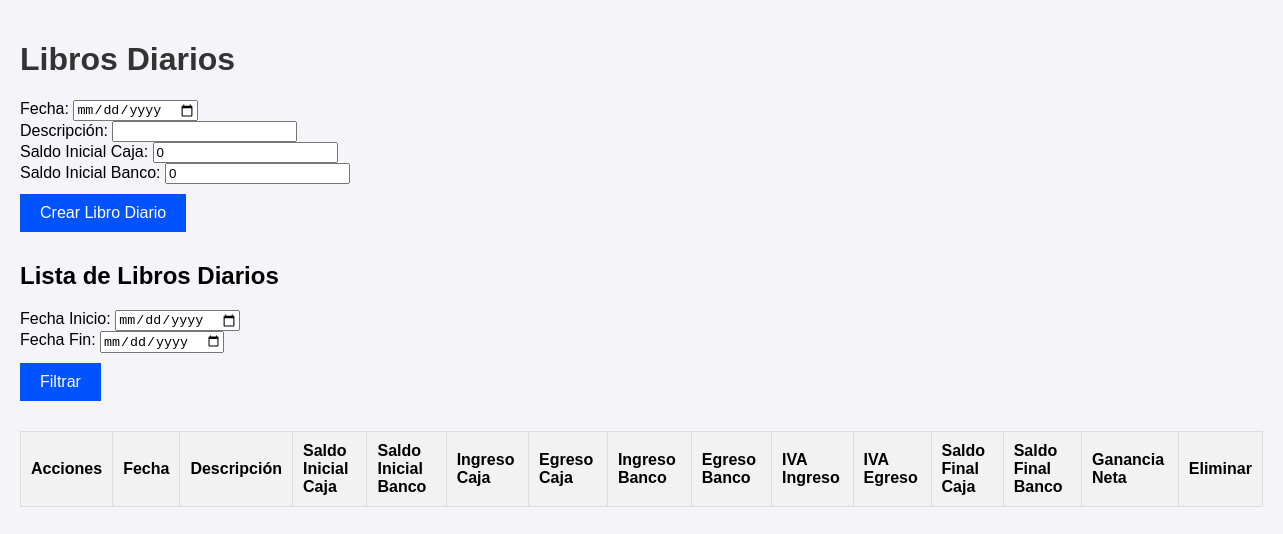
Before: / with the older database file.
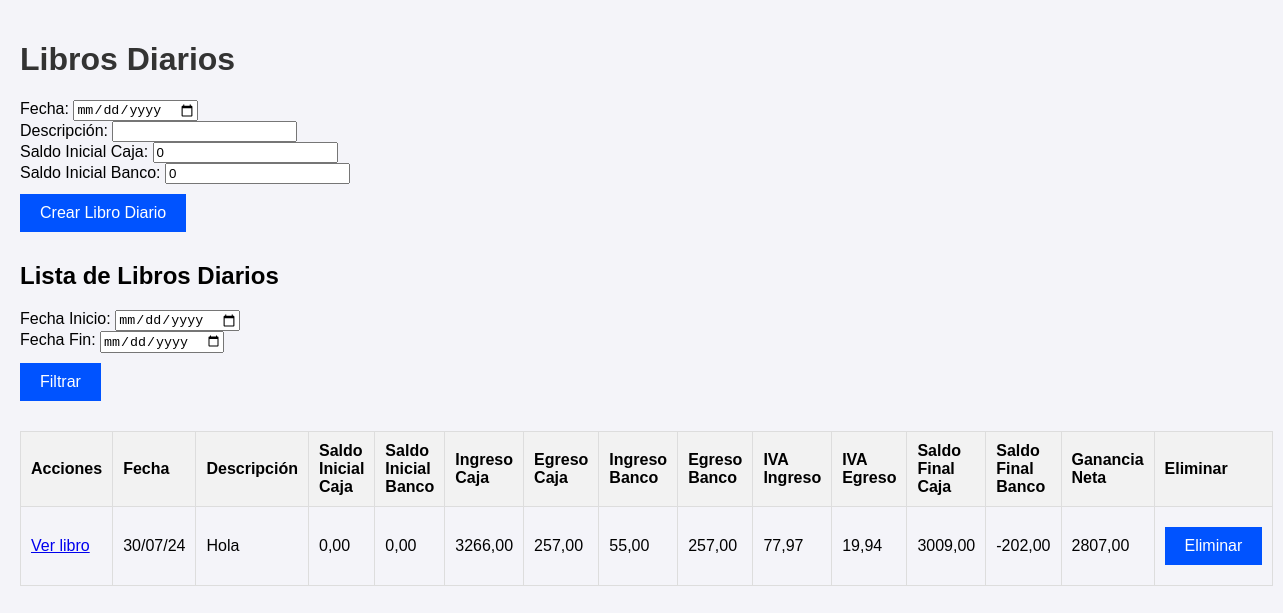
After: the same page with the newer database file.
### AplicacionLibro/models.py (models this page shows, shortened)
class LibroDiario(models.Model):
    fecha = models.DateField()
    descripcion = models.CharField(max_length=100)
    saldoInicialCaja = models.DecimalField(max_digits=18, decimal_places=2, default=0)
    saldoInicialBanco = models.DecimalField(max_digits=18, decimal_places=2, default=0)
    saldoFinalCaja = models.DecimalField(max_digits=18, decimal_places=2, default=0, editable=False)
    saldoFinalBanco = models.DecimalField(max_digits=18, decimal_places=2, default=0, editable=False)
    ivaIngresoTotal = models.DecimalField(max_digits=18, decimal_places=2, default=0, editable=False)
    ivaEgresoTotal = models.DecimalField(max_digits=18, decimal_places=2, default=0, editable=False)

### AplicacionLibro/views.py (the view)
# urls.py: path('', views.libro_diario, name='libro_diario'),
def libro_diario(request):
    if request.method == 'POST':
        form = LibroDiarioForm(request.POST)
        if form.is_valid():
            form.save()
            return redirect('libro_diario')
    else:
        form = LibroDiarioForm()
    libros_diarios = LibroDiario.objects.all().prefetch_related('entradadiario_set')
    fecha_inicio = request.GET.get('fecha_inicio')
    fecha_fin = request.GET.get('fecha_fin')
    if fecha_inicio and fecha_fin:
        fecha_inicio = parse_date(fecha_inicio)
        fecha_fin = parse_date(fecha_fin)
        libros_diarios = libros_diarios.filter(
            entradadiario__fecha__range=[fecha_inicio, fecha_fin]
        ).distinct()
    libros_con_totales = []
    for libro in libros_diarios:
        entradas = libro.entradadiario_set.all()
        total_ingreso_caja = sum(entrada.ingresoCaja for entrada in entradas)
        total_egreso_caja = sum(entrada.egresoCaja for entrada in entradas)
        total_ingreso_banco = sum(entrada.ingresoBanco for entrada in entradas)
        total_egreso_banco = sum(entrada.egresoBanco for entrada in entradas)
        total_iva_ingreso = sum(entrada.ivaIngreso for entrada in entradas)
        total_iva_egreso = sum(entrada.ivaEgreso for entrada in entradas)
        saldo_final_caja = libro.saldoInicialCaja + total_ingreso_caja - total_egreso_caja
        saldo_final_banco = libro.saldoInicialBanco + total_ingreso_banco - total_egreso_banco
        ganancia_neta = saldo_final_caja + saldo_final_banco
        libros_con_totales.append({
            'libro': libro,
            'total_ingreso_caja': total_ingreso_caja,
            'total_egreso_caja': total_egreso_caja,
            'total_ingreso_banco': total_ingreso_banco,
            'total_egreso_banco': total_egreso_banco,
            'total_iva_ingreso': total_iva_ingreso,
            'total_iva_egreso': total_iva_egreso,
            'saldo_final_caja': saldo_final_caja,
            'saldo_final_banco': saldo_final_banco,
            'ganancia_neta': ganancia_neta,
        })
    context = {
        'form': form,
        'libros_con_totales': libros_con_totales,
        'fecha_inicio': fecha_inicio,
        'fecha_fin': fecha_fin,
    }
    return render(request, 'LibroDiario.html', context)

### AplicacionLibro/forms.py
class LibroDiarioForm(forms.ModelForm):
    class Meta:
        model = LibroDiario
        fields = '__all__'
        widgets = {
            'fecha': forms.DateInput(attrs={'type': 'date'}),
        }

### templates/LibroDiario.html (shortened to what this page needs)
{% load static %}
<!DOCTYPE html>
<html lang="es">
<head>
    <link rel="stylesheet" type="text/css" href="{% static 'css/libro_diario.css' %}">
</head>
<body>
    <div>
        <h1>Libros Diarios</h1>
        <form method="post">
            <div class="form-group">
                <label for="{{ form.fecha.id_for_label }}">Fecha:</label>
                {{ form.fecha }}
            </div>
            <div class="form-group">
                <label for="{{ form.descripcion.id_for_label }}">Descripción:</label>
                {{ form.descripcion }}
            </div>
            <div class="form-group">
                <label for="{{ form.saldoInicialCaja.id_for_label }}">Saldo Inicial Caja:</label>
                {{ form.saldoInicialCaja }}
            </div>
            <div class="form-group">
                <label for="{{ form.saldoInicialBanco.id_for_label }}">Saldo Inicial Banco:</label>
                {{ form.saldoInicialBanco }}
            </div>
            <button type="submit">Crear Libro Diario</button>
        </form>
    </div>
    <div>
        <h2>Lista de Libros Diarios</h2>
        <form method="get">
            <div class="form-group">
                <label for="fecha_inicio">Fecha Inicio:</label>
                <input type="date" id="fecha_inicio" name="fecha_inicio" value="{{ fecha_inicio }}">
            </div>
            <div class="form-group">
                <label for="fecha_fin">Fecha Fin:</label>
                <input type="date" id="fecha_fin" name="fecha_fin" value="{{ fecha_fin }}">
            </div>
            <div class="form-group">
                <button type="submit">Filtrar</button>
            </div>
        </form>
    </div>
    <div>
        <table border="1">
            <thead>
                <tr>
                    <th>Acciones</th>
                    <th>Fecha</th>
                    <th>Descripción</th>
                    <th>Saldo Inicial Caja</th>
                    <th>Saldo Inicial Banco</th>
                    <th>Ingreso Caja</th>
                    <th>Egreso Caja</th>
                    <th>Ingreso Banco</th>
                    <th>Egreso Banco</th>
                    <th>IVA Ingreso</th>
                    <th>IVA Egreso</th>
                    <th>Saldo Final Caja</th>
                    <th>Saldo Final Banco</th>
                    <th>Ganancia Neta</th>
                    <th>Eliminar</th>
                </tr>
            </thead>
            <tbody>
                {% for item in libros_con_totales %}
                <tr>
                    <td><a href="{% url 'entrada_diario' item.libro.id %}">Ver libro</a></td>
                    <td>{{ item.libro.fecha|date:"d/m/y" }}</td>
                    <td>{{ item.libro.descripcion }}</td>
                    <td>{{ item.libro.saldoInicialCaja }}</td>
                    <td>{{ item.libro.saldoInicialBanco }}</td>
                    <td>{{ item.total_ingreso_caja }}</td>
                    <td>{{ item.total_egreso_caja }}</td>
                    <td>{{ item.total_ingreso_banco }}</td>
                    <td>{{ item.total_egreso_banco }}</td>
                    <td>{{ item.total_iva_ingreso }}</td>
                    <td>{{ item.total_iva_egreso }}</td>
                    <td>{{ item.saldo_final_caja }}</td>
                    <td>{{ item.saldo_final_banco }}</td>
                    <td>{{ item.ganancia_neta }}</td>
                    <td>
                        <form method="post" action="{% url 'eliminar_libro_diario' item.libro.id %}" style="display:inline;">
                            <button type="submit" onclick="return confirmarEliminacion();">Eliminar</button>
                        </form>
                    </td>
                </tr>
                {% endfor %}
            </tbody>
        </table>
    </div>
</body>
</html>

### static/css/libro_diario.css (style rules this page uses)
body { font-family: Arial, sans-serif; background-color: #f4f4f9; margin: 0; padding: 20px; }
h1 { font-size: 2em; color: #333; }
form { margin-bottom: 20px; }
form button { display: inline-block; margin: 10px 0; padding: 10px 20px; background-color: #0053ff; color: #fff; border: none; cursor: pointer; font-size: 1em; }
table { width: 100%; border-collapse: collapse; margin-bottom: 20px; }
table, th, td { border: 1px solid #ddd; }
th, td { padding: 10px; text-align: left; }
th { background-color: #f2f2f2; }

Changed rows visible on the page:
added LibroDiario: libro.fecha "30/07/24", libro.descripcion "Hola", libro.saldoInicialCaja "0,00", libro.saldoInicialBanco "0,00", total_ingreso_caja "3266,00", total_egreso_caja "257,00", total_ingreso_banco "55,00", total_egreso_banco "257,00", total_iva_ingreso "77,97", total_iva_egreso "19,94", saldo_final_caja "3009,00", saldo_final_banco "-202,00", ganancia_neta "2807,00"
